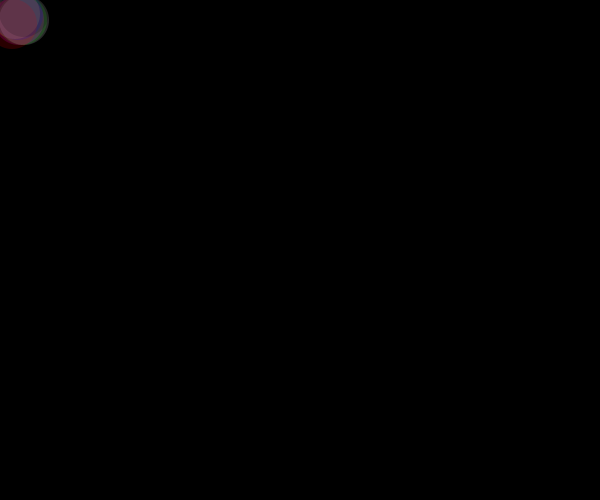
Frame 1 (no input)
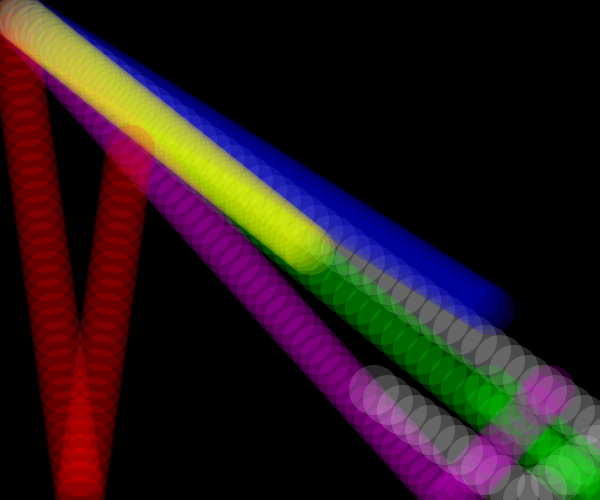
Frame 60 (the mouse pressed at the canvas centre just before this capture)
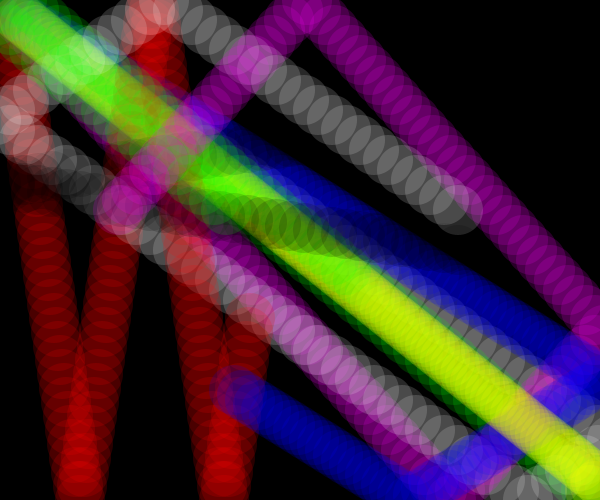
Frame 120 (the mouse held since frame 60 and released just before this capture)

The Processing sketch that drew these frames (run headless with seeded random() and noise(); from frame 60 on, the mouse is pressed at the canvas centre):

// Processing sketch: processing_90050
// ── processing_90050.pde

int diameter = 50;
int xPosone = 10;
int yPosone = 10;
int xPostwo = 10;
int yPostwo = 10;
int xPosthree = 10;
int yPosthree = 10;
int xPosfour = 10;
int yPosfour = 10;
int xPosfive = 10;
int yPosfive = 10;
int xPossix = 10;
int yPossix = 10;
int xPosseven = 10;
int yPosseven = 10;

int horizdirection1 =12;
int vertdirection1 =10;
int horizdirection2 =5;
int vertdirection2 =4;
int horizdirection3 =14;
int vertdirection3 =10;
int horizdirection4 =9;
int vertdirection4 =10;
int horizdirection5 =8;
int vertdirection5 =5;
int horizdirection6 =2;
int vertdirection6 =14;
int horizdirection7 =14;
int vertdirection7 =2;
int x =10;
int y = 10;
float h = random(1,14);
float v = random(1,14);

//float redVal;
//float greenVal, blueVal;
void setup() {
  size(600, 500);
  stroke(255);
  smooth();
  background(0);
}

void draw() {
   
   //redVal=random(128, 255);
   //greenVal=random(mouseX,width);
   xPosone+=horizdirection1;
   if(xPosone>=width){
     horizdirection1= horizdirection1*-1;
   }
   if(xPosone<=0){
     horizdirection1 = horizdirection1*-1;
     
   }
   yPosone+=vertdirection1;
    if(yPosone>=height){
     vertdirection1= vertdirection1*-1;
   }
   if(yPosone<=0){
     vertdirection1 = vertdirection1*-1;
     
   }
   xPostwo+=horizdirection2;
   if(xPostwo>=width){
     horizdirection2= horizdirection2*-1;
   }
   if(xPostwo<=0){
     horizdirection2 = horizdirection2*-1;
     
   }
   yPostwo+=vertdirection2;
    if(yPostwo>=height){
     vertdirection2= vertdirection2*-1;
   }
   if(yPostwo<=0){
     vertdirection2 = vertdirection2*-1;
     
   }
   xPosthree+=horizdirection3;
   if(xPosthree>=width){
     horizdirection3= horizdirection3*-1;
   }
   if(xPosthree<=0){
     horizdirection3 = horizdirection3*-1;
     
   }
   yPosthree+=vertdirection3;
    if(yPosthree>=height){
     vertdirection3= vertdirection3*-1;
   }
   if(yPosthree<=0){
     vertdirection3 = vertdirection3*-1;
     
   }
   xPosfour+=horizdirection4;
   if(xPosfour>=width){
     horizdirection4= horizdirection4*-1;
   }
   if(xPosfour<=0){
     horizdirection4 = horizdirection4*-1;
     
   }
   yPosfour+=vertdirection4;
    if(yPosfour>=height){
     vertdirection4= vertdirection4*-1;
   }
   if(yPosfour<=0){
     vertdirection4 = vertdirection4*-1;
     
   }
   xPosfive+=horizdirection5;
   if(xPosfive>=width){
     horizdirection5= horizdirection5*-1;
   }
   if(xPosfive<=0){
     horizdirection5 = horizdirection5*-1;
     
   }
   yPosfive+=vertdirection5;
    if(yPosfive>=height){
     vertdirection5= vertdirection5*-1;
   }
   if(yPosfive<=0){
     vertdirection5 = vertdirection5*-1;
     
   }
    xPossix+=horizdirection6;
   if(xPossix>=width){
     horizdirection6= horizdirection6*-1;
   }
   if(xPossix<=0){
     horizdirection6 = horizdirection6*-1;
     
   }
   yPossix+=vertdirection6;
    if(yPossix>=height){
     vertdirection6= vertdirection6*-1;
   }
   if(yPossix<=0){
     vertdirection6 = vertdirection6*-1;
     
   }
    xPosseven+=horizdirection7;
   if(xPosseven>=width){
     horizdirection7= horizdirection7*-1;
   }
   if(xPosseven<=0){
     horizdirection7 = horizdirection7*-1;
     
   }
   yPosseven+=vertdirection7;
    if(yPosseven>=height){
     vertdirection7= vertdirection7*-1;
   }
   if(yPosseven<=0){
     vertdirection7 = vertdirection7*-1;
     
   }
  noStroke();
  
  //diameter=mouseX*2;
  fill(0,255,0,40); //green
  ellipse(xPosone,yPosone , diameter, diameter);
  
  fill(255,255,0,40);//yellow
  ellipse(xPostwo,yPostwo , diameter, diameter);
  
  fill(255,40);//white
  
  ellipse(xPosthree,yPosthree , diameter, diameter);
  
  fill(255,0,255,40);//purple
  ellipse(xPosfour,yPosfour , diameter, diameter);
  
  fill(0,0,255,40);//blue
  ellipse(xPosfive,yPosfive , diameter, diameter);
  fill(255,0,0,40);//red
  
  ellipse(xPossix,yPossix , diameter, diameter);
  fill(0,40);//black
  ellipse(xPosseven,yPosseven , diameter, diameter);
  //test add balls
  /*if(0 <= 10){
    fill(random(0,255),random(0,255),random(0,255));
    ellipse(x,y, 50, 50);
    
     x+=h;
   if(x>=width){
     h= h*-1;
   }
   if(x<=0){
     h = h*-1;
     
   }
   y+=v;
    if(y>=height){
     v= v*-1;
   }
   if(y<=0){
     v = v*-1;
     
   }
  }*/
}
